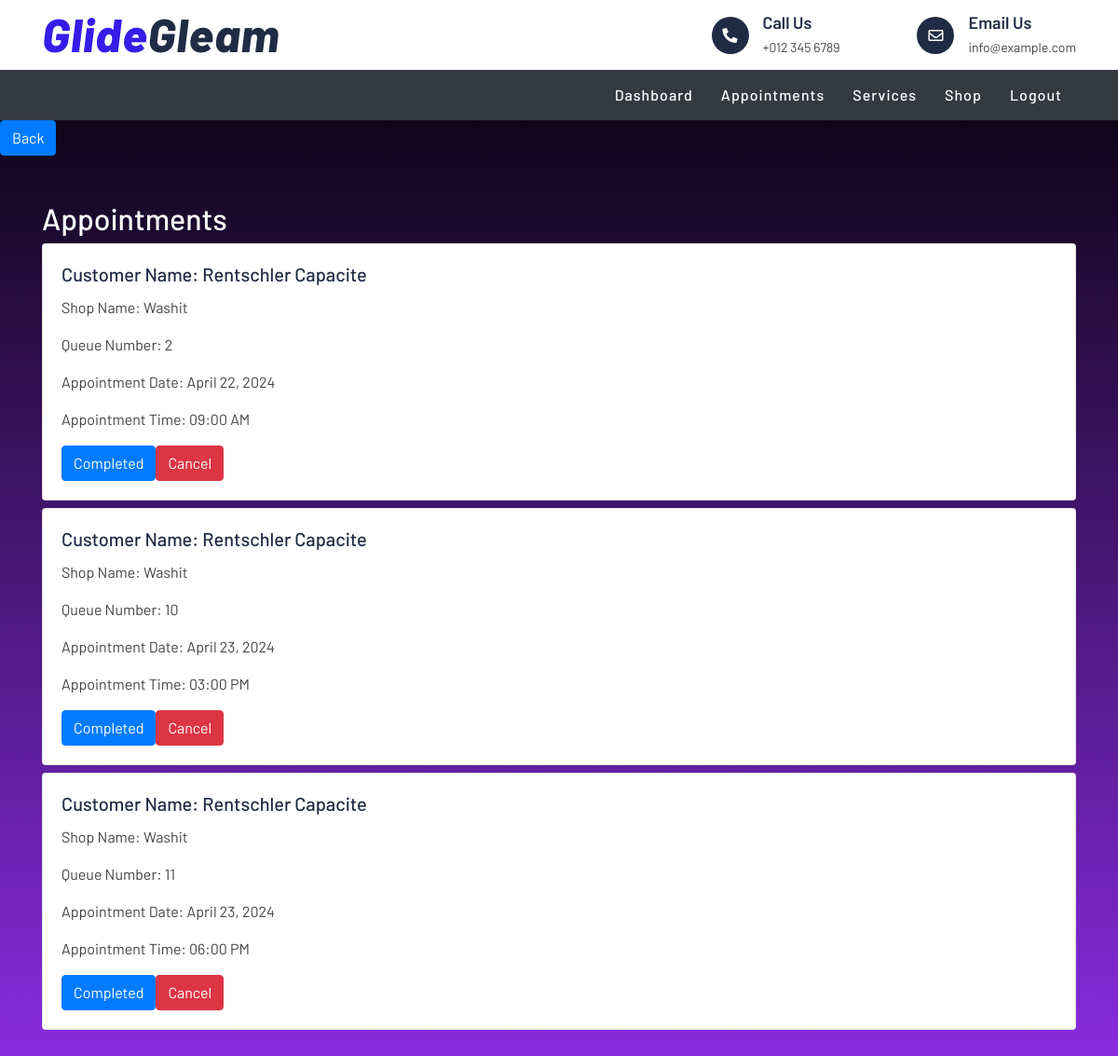
Screenshot of /shopOwner/appointment.php (signed in) with the database file from the repository.
### tables this page shows
CREATE TABLE `appointment` (
  `appointment_id` int(4) NOT NULL,
  `vehicle_owner_id` int(4) NOT NULL,
  `shop_info_id` int(4) NOT NULL,
  `queue_number` int(3) NOT NULL,
  `appointment_date` datetime NOT NULL,
  `status` varchar(15) NOT NULL,
  `service_id` int(5) NOT NULL,
  `vehicle_type` varchar(10) NOT NULL,
  `vehicle_size` varchar(7) NOT NULL,
  `license_plate` varchar(15) NOT NULL
);

CREATE TABLE `vehicle_owners` (
  `vehicle_owner_id` int(4) NOT NULL,
  `vehicle_info_id` int(5) NOT NULL,
  `first_name` varchar(20) NOT NULL,
  `last_name` varchar(15) NOT NULL,
  `phone` varchar(12) NOT NULL,
  `brand` varchar(10) NOT NULL,
  `model` varchar(50) NOT NULL,
  `vehicle_year` year(4) NOT NULL,
  `license_plate` varchar(15) NOT NULL,
  `vehicle_size` varchar(10) NOT NULL,
  `color` varchar(10) NOT NULL,
  `vehicle_type` varchar(15) NOT NULL
);

CREATE TABLE `shop_info` (
  `shop_info_id` int(4) NOT NULL,
  `shop_owner_id` int(4) NOT NULL,
  `shop_name` varchar(25) NOT NULL,
  `location` varchar(50) NOT NULL,
  `operating_from` time NOT NULL,
  `operating_to` time NOT NULL
);

### shopOwner/appointment.php (the view, shortened to what this page needs)
<!DOCTYPE html>
<html lang="en">
<head>
    <link href="https://stackpath.bootstrapcdn.com/bootstrap/4.5.2/css/bootstrap.min.css" rel="stylesheet">
     <link href="https://stackpath.bootstrapcdn.com/bootstrap/4.4.1/css/bootstrap.min.css" rel="stylesheet">
        <link href="https://cdnjs.cloudflare.com/ajax/libs/font-awesome/5.10.0/css/all.min.css" rel="stylesheet">
        <link href="lib/flaticon/font/flaticon.css" rel="stylesheet">
        <link href="lib/animate/animate.min.css" rel="stylesheet">
        <link href="lib/owlcarousel/assets/owl.carousel.min.css" rel="stylesheet">
        <link href="../css/style.css" rel="stylesheet">
</head>
<body>
     <div class="top-bar">
            <div class="container">
                <div class="row align-items-center">
                    <div class="col-lg-4 col-md-12">
                        <div class="logo">
                            <a href="index.php">
                                <h1>Glide<span>Gleam</span></h1>
                            </a>
                        </div>
                    </div>
                    <div class="col-lg-8 col-md-7 d-none d-lg-block">
                        <div class="row">
                            <div class="col-4">
                            </div>
                            <div class="col-4">
                                <div class="top-bar-item">
                                    <div class="top-bar-icon">
                                        <i class="fa fa-phone-alt"></i>
                                    </div>
                                    <div class="top-bar-text">
                                        <h3>Call Us</h3>
                                        <p>+012 345 6789</p>
                                    </div>
                                </div>
                            </div>
                            <div class="col-4">
                                <div class="top-bar-item">
                                    <div class="top-bar-icon">
                                        <i class="far fa-envelope"></i>
                                    </div>
                                    <div class="top-bar-text">
                                        <h3>Email Us</h3>
                                        <p>info@example.com</p>
                                    </div>
                                </div>
                            </div>
                        </div>
                    </div>
                </div>
            </div>
        </div>
    <nav class="nav-bar navbar-expand-lg navbar-dark bg-dark">
        <div class="container">
            <div class="collapse navbar-collapse" id="navbarNav">
                <ul class="navbar-nav ml-auto">
                <li class="nav-item">
                    <a class="nav-link" href="index.php">Dashboard</a>
                    </li>
                    <li class="nav-item">
                        <a class="nav-link" href="appointment.php">Appointments</a>
                    </li>
                    <li class="nav-item">
                        <a class="nav-link" href="services.php">Services</a>
                    </li>
                    <li class="nav-item">
                        <a class="nav-link" href="addShop.php">Shop</a>
                    </li>
                    <li class="nav-item">
                        <a class="nav-link" href="../signout.php">Logout</a>
                    </li>
                </ul>
            </div>
        </div>
    </nav>
    <a class="btn btn-primary" href="index.php" role="button">Back</a>
    <div class="container my-5">
    <div class="section-title">
    <h2 class="appointments-heading">Appointments</h2>
    </div>
    <?php
    include("../connection.php");
    $sql = "SELECT * FROM `appointment`
            JOIN vehicle_owners ON appointment.vehicle_owner_id = vehicle_owners.vehicle_owner_id
            JOIN shop_info ON shop_info.shop_info_id = appointment.shop_info_id
            -- JOIN specialties ON specialties.shop_info_id = appointment.shop_info_id
            WHERE shop_info.shop_owner_id = {$_SESSION['id']} AND appointment.status = 'Not Completed'
            ORDER BY appointment.queue_number ASC;";
    $result = $database->query($sql);
    if ($result->num_rows > 0) {
        while($row = $result->fetch_assoc()) {
            echo "<div class='card my-2'>";
            echo "<div class='card-body'>";
            echo "<h5 class='card-title'>Customer Name: " . $row["first_name"] . " " . $row["last_name"] . "</h5>";
            echo "<p class='card-text'>Shop Name: " . $row["shop_name"] . "</p>";
            echo "<p class='card-text'>Queue Number: " . $row["queue_number"] . "</p>";
            echo "<p class='card-text'>Appointment Date: " . date('F d, Y', strtotime($row["appointment_date"])) . "</p>";
            echo "<p class='card-text'>Appointment Time: " . date('h:i A', strtotime($row["appointment_date"])) . "</p>";
            echo "<button class='btn btn-primary' onclick='completeAppointment(" . $row["appointment_id"] . ", \"Completed\")'>Completed</button>";
            echo "<button class='btn btn-danger' onclick='completeAppointment(" . $row["appointment_id"] . ", \"Cancelled\")'>Cancel</button>";
            echo "</div>";
            echo "</div>";
        }
    } else {
        echo "<p>No appointment found</p>";
    }
?>
    </div>
</body>
</html>

### css/style.css (style rules this page uses)
body { color: #444444; font-weight: 400; background: #ffffff; font-family: 'Barlow', sans-serif; }
h1, h2, h3, h4, h5, h6 { color: #202C45; }
a { color: #202C45; transition: .3s; }
.top-bar { position: relative; height: 75px; display: flex; align-items: center; background: #ffffff; }
.top-bar .logo { text-align: left; overflow: hidden; }
.top-bar .logo h1 { margin: -4px 0 0 0; color: #371ce8; font-size: 50px; line-height: 50px; font-weight: 800; letter-spacing: 1px; font-style: italic; }
.top-bar .logo h1 span { color: #202C45; }
.top-bar .top-bar-item { display: flex; align-items: center; justify-content: flex-end; }
.top-bar .top-bar-icon { width: 40px; height: 40px; display: flex; align-items: center; justify-content: center; background: #202C45; border-radius: 40px; }
.top-bar .top-bar-icon i { margin: 0; color: #ffffff; font-size: 16px; }
.top-bar .top-bar-text { padding-left: 15px; }
.top-bar .top-bar-text h3 { margin: 0 0 5px 0; font-size: 18px; font-weight: 600; }
.top-bar .top-bar-text p { margin: 0; font-size: 14px; font-weight: 400; }
.nav-bar { position: relative; background: #202C45; }
.navbar-dark .navbar-nav .nav-link, .navbar-dark .navbar-nav .nav-link:focus, .navbar-dark .navbar-nav .nav-link:hover, .navbar-dark .navbar-nav .nav-link.active { color: #ffffff; padding: 15px; font-weight: 500; letter-spacing: 1px; }

### shopOwner/appointment.php (style rules this page uses)
html, body { height: 100%; margin: 0; padding: 0; overflow-x: hidden; }
body { background: linear-gradient(to bottom, #000000, #8A2BE2); }
.section-title h2 { color: white; }

### rows the page displays
appointment: vehicle_owner.first_name "Rentschler", vehicle_owner.last_name "Capacite", shop_info.shop_name "Washit", queue_number "2", appointment_date "April 22, 2024", appointment_date "09:00 AM"
appointment: vehicle_owner.first_name "Rentschler", vehicle_owner.last_name "Capacite", shop_info.shop_name "Washit", queue_number "10", appointment_date "April 23, 2024", appointment_date "03:00 PM"
appointment: vehicle_owner.first_name "Rentschler", vehicle_owner.last_name "Capacite", shop_info.shop_name "Washit", queue_number "11", appointment_date "April 23, 2024", appointment_date "06:00 PM"
